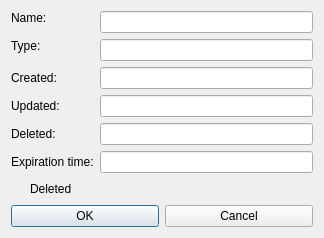
<?xml version="1.0" encoding="UTF-8"?>
<ui version="4.0">
 <class>TenantSettings</class>
 <widget class="QDialog" name="TenantSettings">
  <property name="geometry">
   <rect>
    <x>0</x>
    <y>0</y>
    <width>324</width>
    <height>231</height>
   </rect>
  </property>
  <property name="windowTitle">
   <string>Tenant Settings</string>
  </property>
  <property name="styleSheet">
   <string notr="true">QWidget, QMenuBar::item, QHeaderView::section {
	background-color: qlineargradient(x1: 0, y1: 0, x2: 0, y2: 1,
                                      stop: 0 #a0a0a0, stop: 1 #f0f0f0);
}

QLabel, QSlider, QCheckBox {
	background-color: transparent;
}</string>
  </property>
  <property name="locale">
   <locale language="English" country="UnitedStates"/>
  </property>
  <layout class="QVBoxLayout" name="verticalLayout_2">
   <item>
    <layout class="QVBoxLayout" name="verticalLayout">
     <property name="sizeConstraint">
      <enum>QLayout::SetNoConstraint</enum>
     </property>
     <item>
      <layout class="QFormLayout" name="formLayout">
       <item row="2" column="0">
        <widget class="QLabel" name="timelabel">
         <property name="sizePolicy">
          <sizepolicy hsizetype="Preferred" vsizetype="Fixed">
           <horstretch>0</horstretch>
           <verstretch>0</verstretch>
          </sizepolicy>
         </property>
         <property name="text">
          <string>Type:</string>
         </property>
        </widget>
       </item>
       <item row="2" column="1">
        <widget class="QLineEdit" name="type">
         <property name="enabled">
          <bool>true</bool>
         </property>
         <property name="readOnly">
          <bool>false</bool>
         </property>
        </widget>
       </item>
       <item row="1" column="0">
        <widget class="QLabel" name="namelabel">
         <property name="sizePolicy">
          <sizepolicy hsizetype="Preferred" vsizetype="Fixed">
           <horstretch>0</horstretch>
           <verstretch>0</verstretch>
          </sizepolicy>
         </property>
         <property name="text">
          <string>Name:</string>
         </property>
        </widget>
       </item>
       <item row="1" column="1">
        <widget class="QLineEdit" name="name">
         <property name="enabled">
          <bool>true</bool>
         </property>
         <property name="readOnly">
          <bool>false</bool>
         </property>
        </widget>
       </item>
       <item row="3" column="0">
        <widget class="QLabel" name="label">
         <property name="text">
          <string>Created:</string>
         </property>
        </widget>
       </item>
       <item row="3" column="1">
        <widget class="QLineEdit" name="created"/>
       </item>
       <item row="4" column="0">
        <widget class="QLabel" name="label_2">
         <property name="text">
          <string>Updated:</string>
         </property>
        </widget>
       </item>
       <item row="4" column="1">
        <widget class="QLineEdit" name="updated"/>
       </item>
       <item row="5" column="0">
        <widget class="QLabel" name="label_4">
         <property name="text">
          <string>Deleted:</string>
         </property>
        </widget>
       </item>
       <item row="5" column="1">
        <widget class="QLineEdit" name="deleted"/>
       </item>
       <item row="7" column="0">
        <widget class="QCheckBox" name="delbox">
         <property name="styleSheet">
          <string notr="true"/>
         </property>
         <property name="text">
          <string>Deleted</string>
         </property>
        </widget>
       </item>
       <item row="6" column="1">
        <widget class="QLineEdit" name="expiration"/>
       </item>
       <item row="6" column="0">
        <widget class="QLabel" name="label_3">
         <property name="text">
          <string>Expiration time:</string>
         </property>
        </widget>
       </item>
      </layout>
     </item>
     <item>
      <layout class="QHBoxLayout" name="horizontalLayout">
       <item>
        <widget class="QPushButton" name="OK">
         <property name="text">
          <string>OK</string>
         </property>
        </widget>
       </item>
       <item>
        <widget class="QPushButton" name="Cancel">
         <property name="text">
          <string>Cancel</string>
         </property>
        </widget>
       </item>
      </layout>
     </item>
    </layout>
   </item>
  </layout>
 </widget>
 <resources>
  <include location="../../../movepoint/src/SchedulerGUI/Windows/resources.qrc"/>
 </resources>
 <connections>
  <connection>
   <sender>OK</sender>
   <signal>clicked()</signal>
   <receiver>TenantSettings</receiver>
   <slot>accept()</slot>
   <hints>
    <hint type="sourcelabel">
     <x>102</x>
     <y>240</y>
    </hint>
    <hint type="destinationlabel">
     <x>199</x>
     <y>149</y>
    </hint>
   </hints>
  </connection>
  <connection>
   <sender>Cancel</sender>
   <signal>clicked()</signal>
   <receiver>TenantSettings</receiver>
   <slot>reject()</slot>
   <hints>
    <hint type="sourcelabel">
     <x>288</x>
     <y>240</y>
    </hint>
    <hint type="destinationlabel">
     <x>199</x>
     <y>149</y>
    </hint>
   </hints>
  </connection>
 </connections>
 <slots>
  <slot>AddParam()</slot>
  <slot>RemoveParam()</slot>
 </slots>
</ui>
